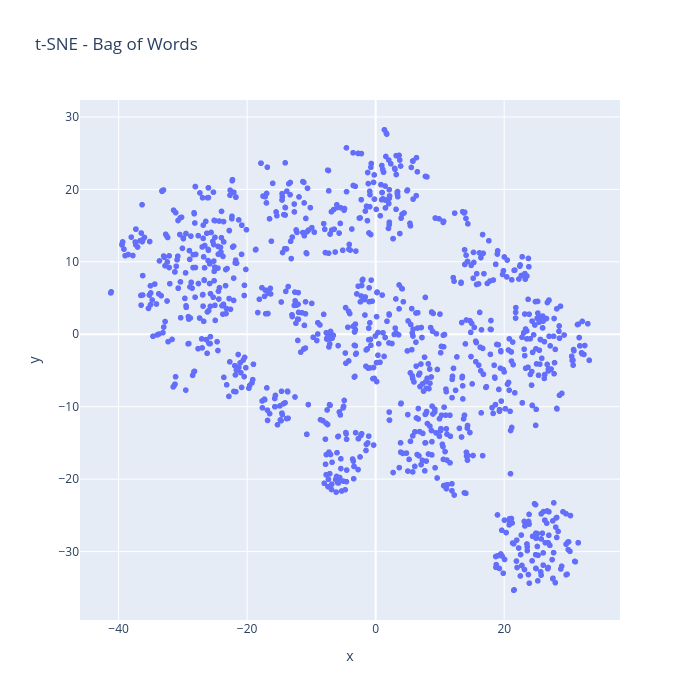
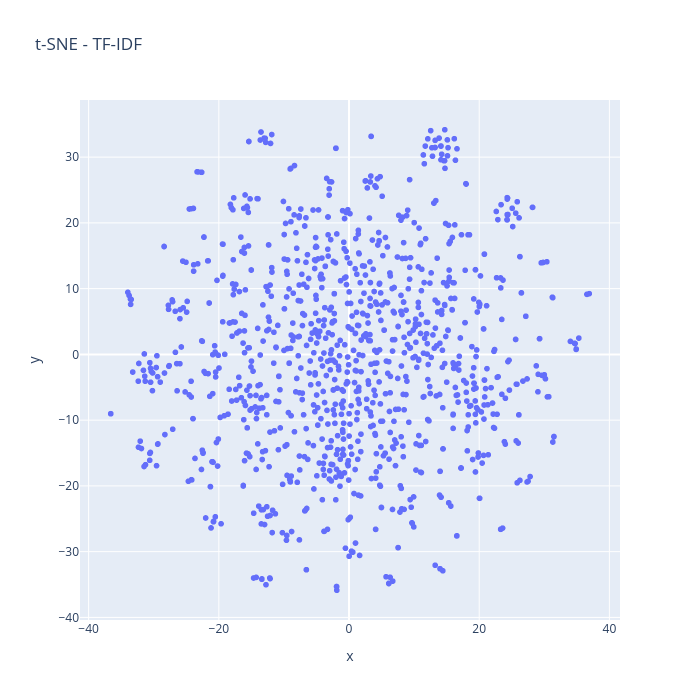

Source (notebook cell) for these figures, in order:
### Code cell
def plotar(embed, nome):
    df_plot = pd.DataFrame({
        "x": embed[:, 0],
        "y": embed[:, 1],
        "indice": df_bow.index,
        "Produto": df_bow["Produto"],
        "Preço": df_bow["Preço Original"],
    })
    fig = px.scatter(
        df_plot,
        x="x",
        y="y",
        hover_data={"indice": True, "Produto": True, "Preço": True, "x": False, "y": False},
        title=f"t-SNE - {nome}",
        width=700,
        height=700,
    )
    fig.write_html(nome+".html")
    fig.show()


plotar(embed_bow, "Bag of Words")
plotar(embed_tfidf, "TF-IDF")

### Figure 1 — Plotly figure (JSON) as saved in the notebook; plotly's stock layout.template omitted (floating-point values rounded to 4 significant figures; data arrays with more than 128 entries replaced by an {"elided": "..."} marker saying what was removed)
{"data": [{"customdata": {"elided": "1101x3 mixed values"}, "hovertemplate": "indice=%{customdata[0]}<br>Produto=%{customdata[1]}<br>Preço=%{customdata[2]}<extra></extra>", "legendgroup": "", "marker": {"color": "#636efa", "symbol": "circle"}, "mode": "markers", "name": "", "showlegend": false, "type": "scattergl", "x": {"elided": "1101 float values"}, "xaxis": "x", "y": {"elided": "1101 float values"}, "yaxis": "y"}], "layout": {"height": 700, "legend": {"tracegroupgap": 0}, "title": {"text": "t-SNE - Bag of Words"}, "width": 700, "xaxis": {"anchor": "y", "domain": [0, 1], "title": {"text": "x"}}, "yaxis": {"anchor": "x", "domain": [0, 1], "title": {"text": "y"}}}}

### Figure 2 — Plotly figure (JSON) as saved in the notebook; plotly's stock layout.template omitted (floating-point values rounded to 4 significant figures; data arrays with more than 128 entries replaced by an {"elided": "..."} marker saying what was removed)
{"data": [{"customdata": {"elided": "1101x3 mixed values"}, "hovertemplate": "indice=%{customdata[0]}<br>Produto=%{customdata[1]}<br>Preço=%{customdata[2]}<extra></extra>", "legendgroup": "", "marker": {"color": "#636efa", "symbol": "circle"}, "mode": "markers", "name": "", "showlegend": false, "type": "scattergl", "x": {"elided": "1101 float values"}, "xaxis": "x", "y": {"elided": "1101 float values"}, "yaxis": "y"}], "layout": {"height": 700, "legend": {"tracegroupgap": 0}, "title": {"text": "t-SNE - TF-IDF"}, "width": 700, "xaxis": {"anchor": "y", "domain": [0, 1], "title": {"text": "x"}}, "yaxis": {"anchor": "x", "domain": [0, 1], "title": {"text": "y"}}}}
